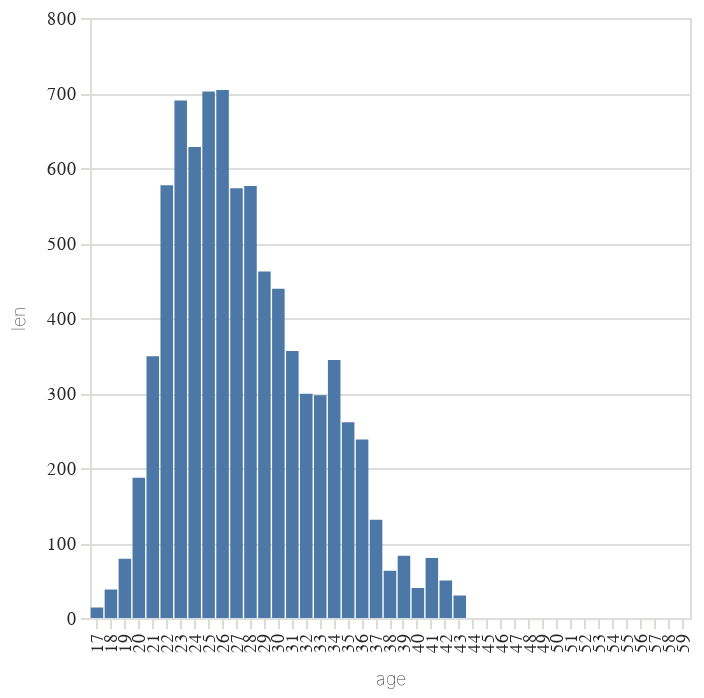

Notebook code cell kept with this figure:
### Code cell
alt.Chart(
    drivers.with_columns(pl.col('age').cast(int)).filter(pl.col('year').is_between(2005,2024)).group_by('age').len().to_pandas(),
    width=300
).mark_bar().encode(
    alt.X("age:N", scale=alt.Scale(domain=[x for x in range(17,60)])),
    alt.Y("len:Q")
)

### Figure 1 — Vega-Lite specification as saved in the notebook (floating-point values rounded to 4 significant figures)
{"config": {"title": {"font": "Noticia Text", "fontSize": 11.5, "anchor": "start", "lineHeight": 19, "fontWeight": "bolder", "subtitleFont": "Noticia Text", "subtitleFontSize": 10, "subtitleLineHeight": 15, "subtitlePadding": 10, "dy": -10, "color": "#292829", "subtitleColor": "#292829"}, "axis": {"labelFont": "Asap", "titleFont": "Asap", "fontWeight": "lighter", "titleFontWeight": "lighter", "labelFontSize": 9, "titleFontSize": 9, "labelPadding": 2, "titlePadding": 9, "domainOpacity": 0, "tickColor": "#DCDDD6", "labelColor": "#292829"}, "legend": {"labelFont": "Asap", "labelFontWeight": "normal", "titleFont": "Asap", "titleFontWeight": "normal", "labelFontSize": 9, "titleFontSize": 9, "labelColor": "#292829"}}, "data": {"name": "data-087d5a86903660a5b8876a4cd2526257"}, "mark": {"type": "bar"}, "encoding": {"x": {"field": "age", "scale": {"domain": [17, 18, 19, 20, 21, 22, 23, 24, 25, 26, 27, 28, 29, 30, 31, 32, 33, 34, 35, 36, 37, 38, 39, 40, 41, 42, 43, 44, 45, 46, 47, 48, 49, 50, 51, 52, 53, 54, 55, 56, 57, 58, 59]}, "type": "nominal"}, "y": {"field": "len", "type": "quantitative"}}, "width": 300, "$schema": "https://vega.github.io/schema/vega-lite/v5.8.0.json", "datasets": {"data-087d5a86903660a5b8876a4cd2526257": [{"age": 19, "len": 79}, {"age": 42, "len": 50}, {"age": 28, "len": 576}, {"age": 35, "len": 261}, {"age": 33, "len": 297}, {"age": 36, "len": 238}, {"age": 39, "len": 83}, {"age": 43, "len": 30}, {"age": 30, "len": 439}, {"age": 32, "len": 299}, {"age": 41, "len": 80}, {"age": 27, "len": 573}, {"age": 34, "len": 344}, {"age": 23, "len": 690}, {"age": 18, "len": 38}, {"age": 29, "len": 462}, {"age": 37, "len": 131}, {"age": 24, "len": 628}, {"age": 25, "len": 702}, {"age": 40, "len": 40}, {"age": 21, "len": 349}, {"age": 22, "len": 577}, {"age": 31, "len": 356}, {"age": 26, "len": 704}, {"age": 17, "len": 14}, {"age": 20, "len": 187}, {"age": 38, "len": 63}]}}
